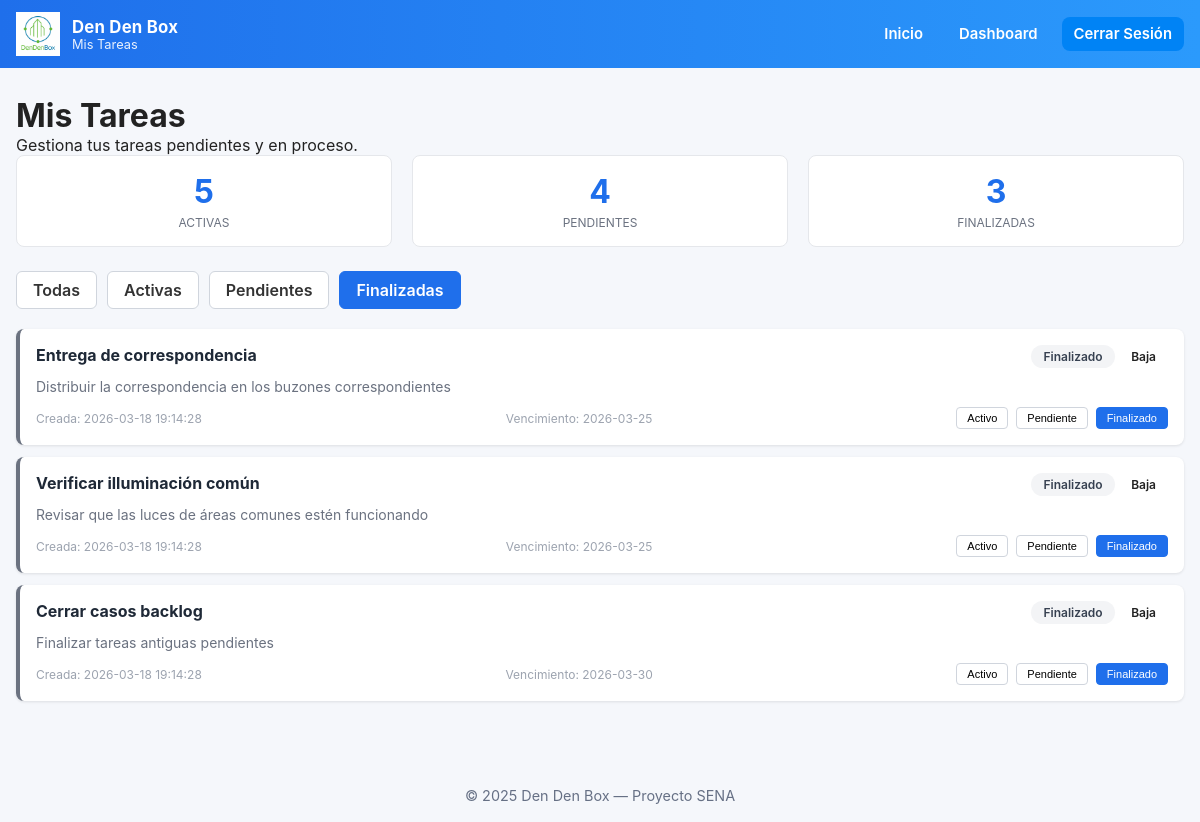
The app's page /programas/operador/listar_tareas_operador.php?estado=Finalizado (signed in) with its own data.
### tables this page shows
CREATE TABLE IF NOT EXISTS tareas (
    id INT AUTO_INCREMENT PRIMARY KEY,
    titulo VARCHAR(200) NOT NULL,
    descripcion TEXT NOT NULL,
    rol VARCHAR(50) NOT NULL,
    estado ENUM('Activo', 'Pendiente', 'Finalizado') DEFAULT 'Activo',
    prioridad ENUM('Baja', 'Media', 'Alta', 'Urgente') DEFAULT 'Media',
    fecha_creacion DATETIME DEFAULT CURRENT_TIMESTAMP,
    fecha_vencimiento DATE NOT NULL,
    INDEX idx_rol (rol),
    INDEX idx_estado (estado),
    INDEX idx_fecha_vencimiento (fecha_vencimiento)
);

### programas/operador/listar_tareas_operador.php (the view, shortened to what this page needs)
<?php
include("../comun/conexion.php");
$filtro_estado = isset($_GET['estado']) ? $_GET['estado'] : 'todos';
$sql = "SELECT id, titulo, descripcion, estado, fecha_creacion, fecha_vencimiento, prioridad FROM tareas WHERE rol = 'Operador'";
if ($filtro_estado !== 'todos') {
    $sql .= " AND estado = '" . $conexion->real_escape_string($filtro_estado) . "'";
}
$sql .= " ORDER BY
    CASE
        WHEN prioridad = 'Urgente' THEN 1
        WHEN prioridad = 'Alta' THEN 2
        WHEN prioridad = 'Media' THEN 3
        ELSE 4
    END,
    fecha_vencimiento ASC";
$result = $conexion->query($sql);
$tareas_activas = $conexion->query("SELECT COUNT(*) as count FROM tareas WHERE rol = 'Operador' AND estado = 'Activo'")->fetch_assoc()['count'];
$tareas_pendientes = $conexion->query("SELECT COUNT(*) as count FROM tareas WHERE rol = 'Operador' AND estado = 'Pendiente'")->fetch_assoc()['count'];
$tareas_finalizadas = $conexion->query("SELECT COUNT(*) as count FROM tareas WHERE rol = 'Operador' AND estado = 'Finalizado'")->fetch_assoc()['count'];
?>
<!DOCTYPE html>
<html lang="es">
<head>
    <link rel="stylesheet" href="../../css/style.css">
</head>
<body>
<header class="header">
    <div class="container navbar">
        <a class="brand" href="../../html/operador/index_operador.html">
            <img src="../../img/logo.png">
            <div>
                <div class="title">Den Den Box</div>
                <div class="subtitle">Mis Tareas</div>
            </div>
        </a>
        <nav class="nav-links">
            <a href="../../html/operador/index_operador.html">Inicio</a>
            <a href="../../html/operador/operator_dashboard.html">Dashboard</a>
            <a href="../../programas/auth/logout.php" class="btn-login">Cerrar Sesión</a>
        </nav>
    </div>
</header>
<main class="container" style="padding-top:28px;">
    <h1>Mis Tareas</h1>
    <p>Gestiona tus tareas pendientes y en proceso.</p>
    <div class="stats">
        <div class="stat-box">
            <div class="stat-number"><?php echo $tareas_activas; ?></div>
            <div class="stat-label">Activas</div>
        </div>
        <div class="stat-box">
            <div class="stat-number"><?php echo $tareas_pendientes; ?></div>
            <div class="stat-label">Pendientes</div>
        </div>
        <div class="stat-box">
            <div class="stat-number"><?php echo $tareas_finalizadas; ?></div>
            <div class="stat-label">Finalizadas</div>
        </div>
    </div>
    <div class="filter-buttons">
        <a href="?estado=todos" class="<?php echo $filtro_estado === 'todos' ? 'active' : ''; ?>">Todas</a>
        <a href="?estado=Activo" class="<?php echo $filtro_estado === 'Activo' ? 'active' : ''; ?>">Activas</a>
        <a href="?estado=Pendiente" class="<?php echo $filtro_estado === 'Pendiente' ? 'active' : ''; ?>">Pendientes</a>
        <a href="?estado=Finalizado" class="<?php echo $filtro_estado === 'Finalizado' ? 'active' : ''; ?>">Finalizadas</a>
    </div>
    <div>
        <?php
        if ($result->num_rows > 0) {
            while($row = $result->fetch_assoc()) {
                $estado_clase = strtolower($row['estado']);
                $prioridad_clase = 'badge-' . strtolower($row['prioridad']);
                $id_tarea = $row['id'];
                echo "<div class='task-card {$estado_clase}'>";
                echo "  <div class='task-header'>";
                echo "    <div class='task-title'>" . htmlspecialchars($row['titulo']) . "</div>";
                echo "    <div>";
                echo "      <span class='task-badge badge-{$estado_clase}'>" . ucfirst($row['estado']) . "</span>";
                echo "      <span class='task-badge {$prioridad_clase}'>" . ucfirst($row['prioridad']) . "</span>";
                echo "    </div>";
                echo "  </div>";
                echo "  <div class='task-description'>" . htmlspecialchars($row['descripcion']) . "</div>";
                echo "  <div class='task-footer'>";
                echo "    <span>Creada: " . $row['fecha_creacion'] . "</span>";
                echo "    <span>Vencimiento: " . $row['fecha_vencimiento'] . "</span>";
                echo "    <div class='task-actions'>";
                echo "      <button class='btn-state " . ($row['estado'] === 'Activo' ? 'active' : '') . "' onclick=\"cambiarEstado({$id_tarea}, 'Activo')\">Activo</button>";
                echo "      <button class='btn-state " . ($row['estado'] === 'Pendiente' ? 'active' : '') . "' onclick=\"cambiarEstado({$id_tarea}, 'Pendiente')\">Pendiente</button>";
                echo "      <button class='btn-state " . ($row['estado'] === 'Finalizado' ? 'active' : '') . "' onclick=\"cambiarEstado({$id_tarea}, 'Finalizado')\">Finalizado</button>";
                echo "    </div>";
                echo "  </div>";
                echo "</div>";
            }
        } else {
            echo "<div class='no-tasks'>";
            echo "  <p>No hay tareas en este estado.</p>";
            echo "</div>";
        }
        ?>
    </div>
</main>
<footer class="footer" style="margin-top: 40px;">© 2025 Den Den Box — Proyecto SENA</footer>
</body>
</html>

### css/style.css (style rules this page uses)
* { box-sizing: border-box; margin: 0; padding: 0; }
html,body { height: 100%; font-family: Inter, "Segoe UI", Roboto, Arial, sans-serif; color: #222; background:#f5f7fb; }
:root { --primary: #1f6feb; --dark: #0b2545; --muted: #667085; --card-bg: #ffffff; --accent: #06b6d4; --glass: rgba(255,255,255,0.6); }
.container { max-width:1200px; margin: 0 auto; padding: 16px; }
.header { background: linear-gradient(90deg,var(--primary), #2b9afc); color: white; }
.navbar { display:flex; align-items:center; justify-content:space-between; padding: 12px 16px; }
.brand { display:flex; align-items:center; gap:12px; text-decoration:none; color:inherit; }
.brand img { width:44px; height:44px; object-fit:contain; }
.brand .title { font-weight:700; font-size:1.05rem; letter-spacing:0.2px; }
.brand .subtitle { font-size:0.8rem; color: rgba(255,255,255,0.9); }
.nav-links { display:flex; gap:12px; align-items:center; }
.nav-links a { color: white; text-decoration:none; padding:8px 12px; border-radius:8px; font-weight:600; font-size:0.93rem; }
.btn-login { background: #0083f5; color: var(--primary); padding:8px 12px; border-radius:8px; text-decoration:none; font-weight:700; }
.footer { margin-top:36px; padding:18px; text-align:center; color:var(--muted); font-size:0.9rem; }

### programas/operador/listar_tareas_operador.php (style rules this page uses)
.filter-buttons { display: flex; gap: 10px; margin-bottom: 20px; flex-wrap: wrap; }
.filter-buttons a, .filter-buttons form button { padding: 8px 16px; border-radius: 6px; border: 1px solid #d0d5dd; background: white; cursor: pointer; text-decoration: none; color: #333; font-weight: 600; transition: all 0.3s ease; }
.filter-buttons a.active { background: var(--primary); color: white; border-color: var(--primary); }
.task-card { background: white; border-left: 4px solid #d0d5dd; padding: 16px; margin-bottom: 12px; border-radius: 8px; box-shadow: 0 1px 3px rgba(0,0,0,0.1); }
.task-card.finalizado { border-left-color: #6b7280; }
.task-header { display: flex; justify-content: space-between; align-items: start; margin-bottom: 8px; }
.task-title { font-size: 16px; font-weight: 700; color: #1f2937; flex: 1; }
.task-badge { display: inline-block; padding: 4px 12px; border-radius: 9999px; font-size: 12px; font-weight: 600; white-space: nowrap; }
.badge-finalizado { background: #f3f4f6; color: #374151; }
.task-description { color: #6b7280; font-size: 14px; margin-bottom: 10px; line-height: 1.5; }
.task-footer { display: flex; justify-content: space-between; align-items: center; font-size: 12px; color: #9ca3af; gap: 10px; flex-wrap: wrap; }
.task-actions { display: flex; gap: 8px; }
.btn-state { padding: 4px 10px; border: 1px solid #d0d5dd; background: white; border-radius: 4px; font-size: 11px; cursor: pointer; transition: all 0.2s ease; }
.btn-state.active { background: var(--primary); color: white; border-color: var(--primary); }
.stats { display: flex; gap: 20px; margin-bottom: 24px; padding: 0; flex-wrap: wrap; }
.stat-box { flex: 1; min-width: 130px; background: white; padding: 16px; border-radius: 8px; border: 1px solid #e5e7eb; text-align: center; }
.stat-number { font-size: 32px; font-weight: 700; color: var(--primary); }
.stat-label { font-size: 12px; color: #6b7280; margin-top: 4px; text-transform: uppercase; }

### records on screen
tareas: titulo "Entrega de correspondencia", estado "Finalizado", prioridad "Baja", descripcion "Distribuir la correspondencia en los buzones correspondientes", fecha_creacion "2026-03-18 19:14:28", fecha_vencimiento "2026-03-25"
tareas: titulo "Verificar illuminación común", estado "Finalizado", prioridad "Baja", descripcion "Revisar que las luces de áreas comunes estén funcionando", fecha_creacion "2026-03-18 19:14:28", fecha_vencimiento "2026-03-25"
tareas: titulo "Cerrar casos backlog", estado "Finalizado", prioridad "Baja", descripcion "Finalizar tareas antiguas pendientes", fecha_creacion "2026-03-18 19:14:28", fecha_vencimiento "2026-03-30"

### other values on screen
$tareas_activas "5"
$tareas_pendientes "4"
$tareas_finalizadas "3"
